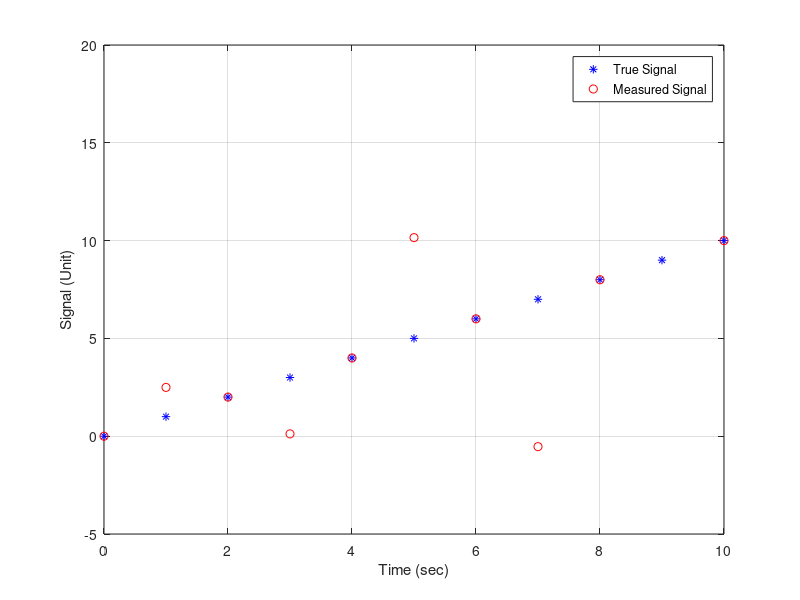

This chart was generated by the following MATLAB code:
clear all;
close all;
clc;

% regression example 2

t = 0:1:10;
oriY = 0:1:10;
meaY = oriY + awgn(oriY,10).*sin(t*pi/2); % Add white Gaussian noise
figure(3); cla
plot(t, oriY, 'b*', t, meaY, 'ro')
grid on
xlabel('Time (sec)')
ylabel('Signal (Unit)')
legend('True Signal', 'Measured Signal') 
